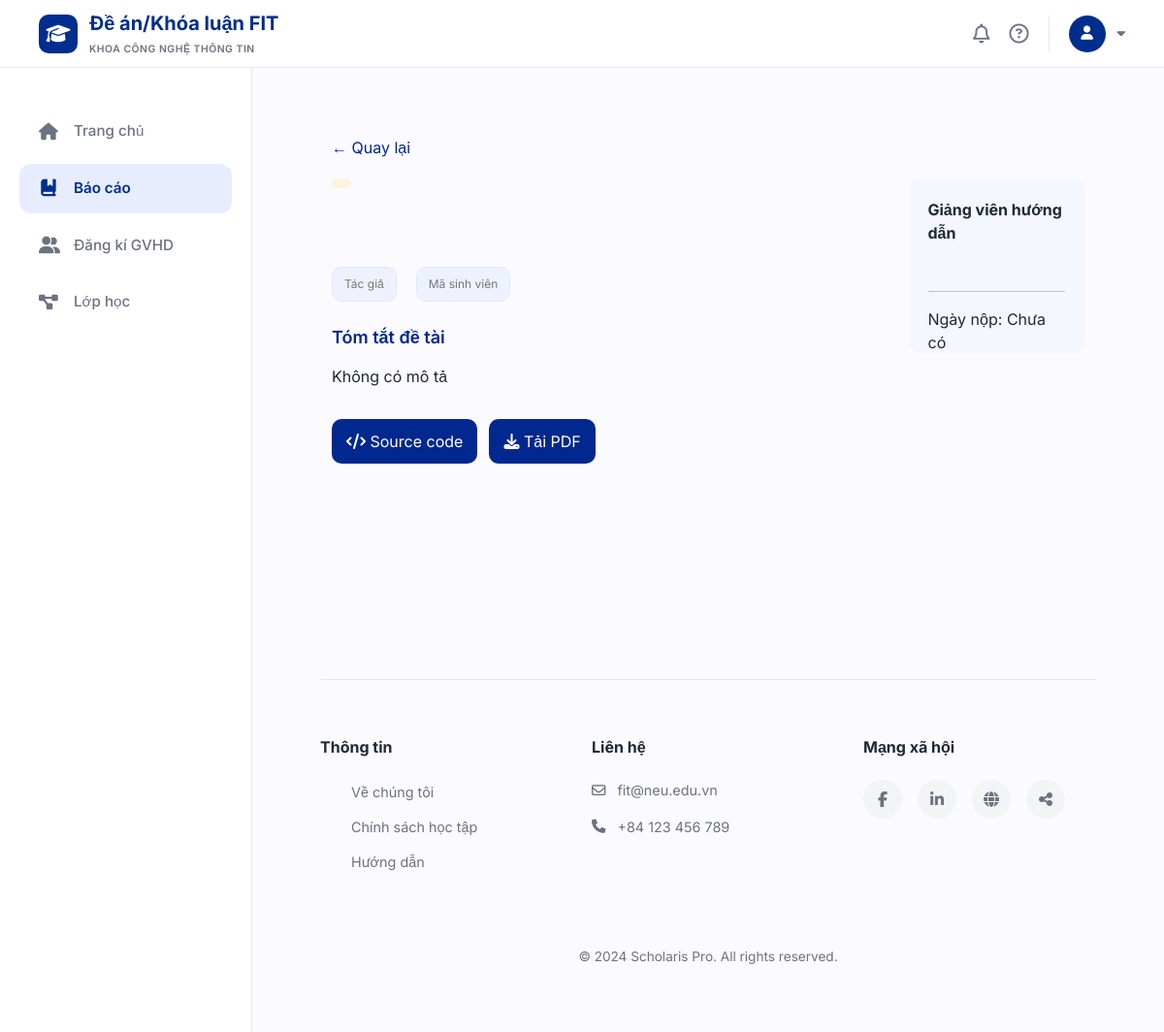
Page /theses/44 on the earlier database version.
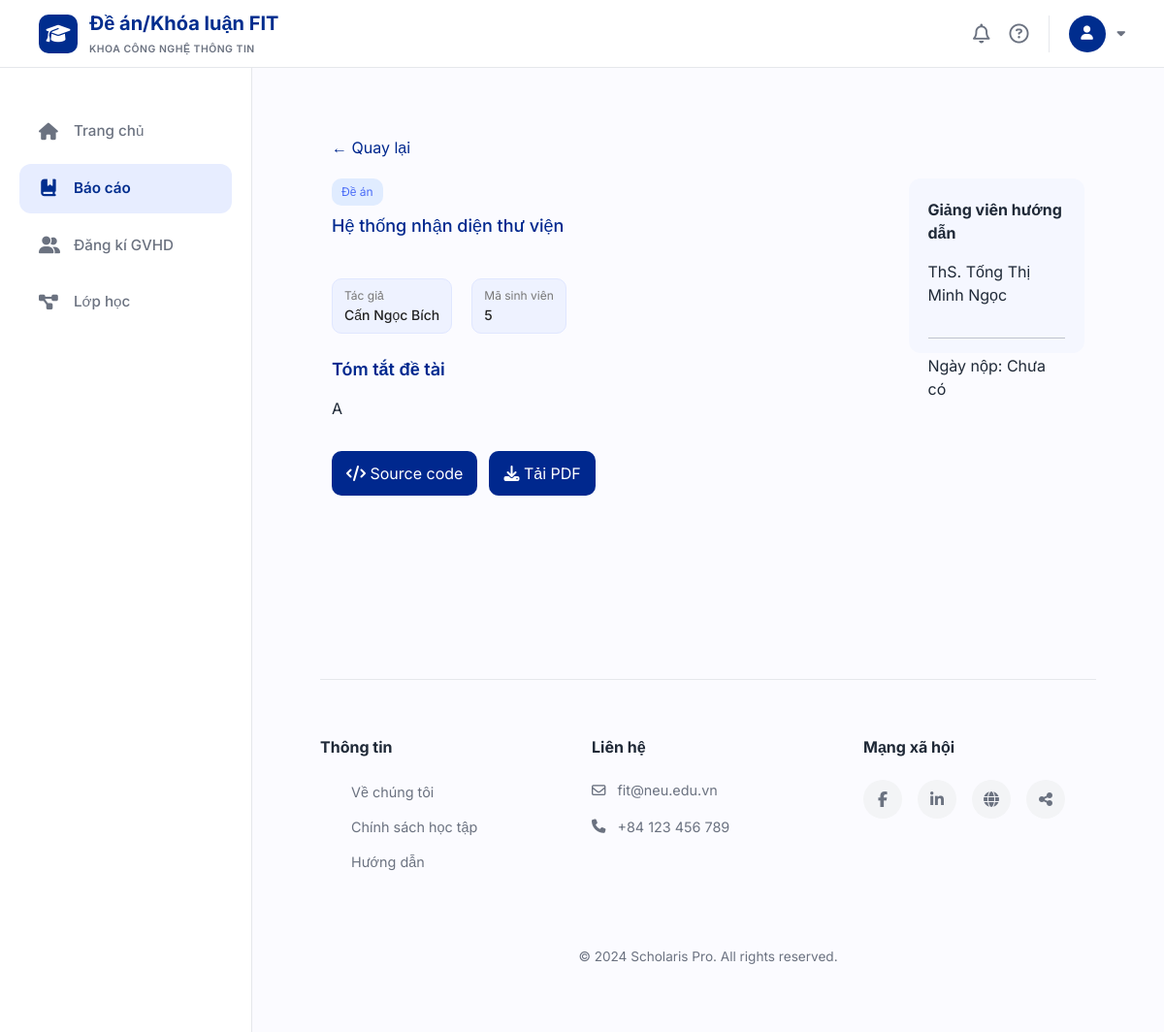
Same page on the later database version.
### tables this page shows
CREATE TABLE course_types (
    id INTEGER PRIMARY KEY AUTOINCREMENT,
    type_name VARCHAR(50) NOT NULL UNIQUE
);

CREATE TABLE topics (
    id INTEGER PRIMARY KEY AUTOINCREMENT,
    student_id INTEGER NOT NULL,
    class_id INTEGER NOT NULL,
    title VARCHAR(500) NOT NULL,
    description TEXT,
    created_at DATETIME DEFAULT CURRENT_TIMESTAMP,
    updated_at DATETIME DEFAULT CURRENT_TIMESTAMP,
    FOREIGN KEY (student_id) REFERENCES students(id),
    FOREIGN KEY (class_id) REFERENCES classes(id)
);

CREATE TABLE users (
    id INTEGER PRIMARY KEY AUTOINCREMENT,
    email VARCHAR(100) NOT NULL UNIQUE,
    password VARCHAR(255) NOT NULL,
    full_name VARCHAR(100) NOT NULL,
    role VARCHAR(20) NOT NULL CHECK (role IN ('student', 'lecturer')),
    phone VARCHAR(20),
    created_at DATETIME DEFAULT CURRENT_TIMESTAMP
);

CREATE TABLE students (
    id INTEGER PRIMARY KEY AUTOINCREMENT,
    user_id INTEGER NOT NULL UNIQUE,
    student_code VARCHAR(20) NOT NULL UNIQUE,
    class_name VARCHAR(50),
    major VARCHAR(100),
    FOREIGN KEY (user_id) REFERENCES users(id) ON DELETE CASCADE
);

### app/student/thesis/routes.py (the view)
@thesis_bp.route("/theses/<int:topic_id>")
def thesis_detail(topic_id):
    base_template = "student/base.html"
    if session.get('role') == 'lecturer':
        base_template = "lecturer/base.html"
    conn = get_db()
    cursor = conn.cursor()
    sql = """
    SELECT
        topics.id,
        topics.title,
        topics.description,
        classes.class_code,
        courses.course_name,
        course_types.type_name,
        users.full_name AS lecturer_name,

        u2.full_name AS student_name,
        students.id AS student_code,

        published_reports.published_at,
        published_reports.file_url,
        published_reports.source_code_url

    FROM topics

    JOIN classes ON topics.class_id = classes.id
    JOIN courses ON classes.course_id = courses.id
    JOIN course_types ON courses.course_type_id = course_types.id
    JOIN lecturers ON classes.lecturer_id = lecturers.id
    JOIN users ON lecturers.user_id = users.id

    JOIN students ON topics.student_id = students.id
    JOIN users u2 ON students.user_id = u2.id

    LEFT JOIN published_reports
        ON published_reports.topic_id = topics.id

    WHERE topics.id = ?
    """
    thesis = cursor.execute(sql, (topic_id,)).fetchone()
    return render_template(
        "student/thesis_detail.html",
        t=thesis,
        base_template=base_template
    )

### app/database.py (called while the page is built)
def get_db():
    if 'db' not in g:
        g.db = sqlite3.connect(DB_PATH, timeout=30)
        g.db.row_factory = sqlite3.Row
        try:
            g.db.execute("PRAGMA journal_mode=WAL")
            g.db.execute("PRAGMA foreign_keys=ON")
        except sqlite3.OperationalError:
            pass
    return g.db

### templates/student/thesis_detail.html (shortened to what this page needs)
{% extends base_template %}
{% block styles %}
<link rel="stylesheet" href="{{ url_for('static', filename='theses.css') }}">
{% endblock %}
{% block content %}
<div class="container detail-page">
    <a href="/theses-projects" class="back">← Quay lại</a>
    <div class="detail-layout">
        <div class="main">
            <div class="type {{ 'project' if t['type_name']=='Đề án' else 'thesis' }}">
                {{ t["type_name"] }}
            </div>
            <h1 class="title">{{ t["title"] }}</h1>
            <div class="author-row">
                <div class="author-item">
                    <div class="label">Tác giả</div>
                    <div class="value">{{ t["student_name"] }}</div>
                </div>
                <div class="author-item">
                    <div class="label">Mã sinh viên</div>
                    <div class="value">{{ t["student_code"] }}</div>
                </div>
            </div>
            <h3 class="section-title">Tóm tắt đề tài</h3>
            <div class="desc">
                {{ t["description"] or "Không có mô tả" }}
            </div>
            <div class="bottom-actions">
                <a href="{{ t['source_code_url'] or '#' }}" class="btn">
                    <i class="fa-solid fa-code"></i> Source code
                </a>
                <a href="{{ t['file_url'] if t['file_url'] else '#' }}"
   class="btn"
   download="{{ t['file_url'].split('/')[-1] if t['file_url'] else '' }}"
   {% if not t['file_url'] %} onclick="return false;" {% endif %}>
    <i class="fa-solid fa-download"></i> Tải PDF
</a>
            </div>
        </div>
        <div class="side">
            <div class="info-box">
                <p><b>Giảng viên hướng dẫn</b></p>
                <p>{{ t["lecturer_name"] }}</p>
                <hr>
                <p class="date">
                    Ngày nộp: {{ t["published_at"][:10] if t["published_at"] else "Chưa có" }}
                </p>
            </div>
        </div>
    </div>
</div>
{% endblock %}

Differences in the rows shown:
now on this page (row unchanged): course_types: type_name "Đề án"
added topics: title "Hệ thống nhận diện thư viện", description "A"
now on this page (row unchanged): users: student_name "Cấn Ngọc Bích"
now on this page (row unchanged): students: student_code "5"
now on this page (row unchanged): users: lecturer_name "ThS. Tống Thị Minh Ngọc"
Other differences:
{{ t["description"] or "Không có mô tả" }}: "Không có mô tả" → (not shown)
